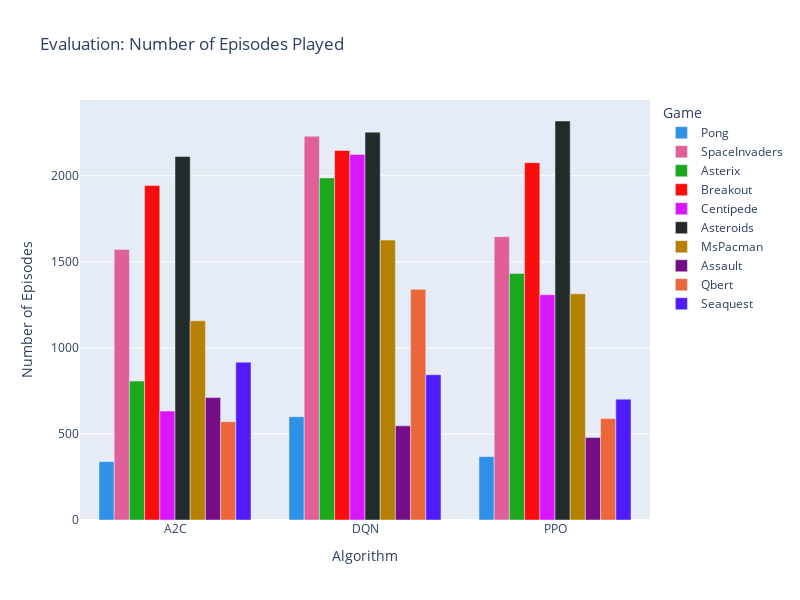

Notebook source saved alongside this figure:
### Code cell
df = n_episodes
title = "Evaluation: Number of Episodes Played"
labels = {'variable':'Game', 'algo':'Algorithm', 'value':'Number of Episodes'}

fig = px.bar(df, 
             x=df.index,
             y=df.columns,
             barmode="group",
             width=plots_shape[0],
             height=plots_shape[1],
             color_discrete_sequence=plots_colors,
             labels=labels,
             title=title)
fig.show()

### Figure 1 — Plotly figure (JSON) as saved in the notebook; plotly's stock layout.template omitted (floating-point values rounded to 4 significant figures)
{"data": [{"alignmentgroup": "True", "hovertemplate": "Game=Pong<br>Algorithm=%{x}<br>Number of Episodes=%{y}<extra></extra>", "legendgroup": "Pong", "marker": {"color": "#2E91E5", "pattern": {"shape": ""}}, "name": "Pong", "offsetgroup": "Pong", "orientation": "v", "showlegend": true, "textposition": "auto", "type": "bar", "x": ["A2C", "DQN", "PPO"], "xaxis": "x", "y": [339, 600, 368], "yaxis": "y"}, {"alignmentgroup": "True", "hovertemplate": "Game=SpaceInvaders<br>Algorithm=%{x}<br>Number of Episodes=%{y}<extra></extra>", "legendgroup": "SpaceInvaders", "marker": {"color": "#E15F99", "pattern": {"shape": ""}}, "name": "SpaceInvaders", "offsetgroup": "SpaceInvaders", "orientation": "v", "showlegend": true, "textposition": "auto", "type": "bar", "x": ["A2C", "DQN", "PPO"], "xaxis": "x", "y": [1572, 2229, 1646], "yaxis": "y"}, {"alignmentgroup": "True", "hovertemplate": "Game=Asterix<br>Algorithm=%{x}<br>Number of Episodes=%{y}<extra></extra>", "legendgroup": "Asterix", "marker": {"color": "#1CA71C", "pattern": {"shape": ""}}, "name": "Asterix", "offsetgroup": "Asterix", "orientation": "v", "showlegend": true, "textposition": "auto", "type": "bar", "x": ["A2C", "DQN", "PPO"], "xaxis": "x", "y": [807, 1987, 1432], "yaxis": "y"}, {"alignmentgroup": "True", "hovertemplate": "Game=Breakout<br>Algorithm=%{x}<br>Number of Episodes=%{y}<extra></extra>", "legendgroup": "Breakout", "marker": {"color": "#FB0D0D", "pattern": {"shape": ""}}, "name": "Breakout", "offsetgroup": "Breakout", "orientation": "v", "showlegend": true, "textposition": "auto", "type": "bar", "x": ["A2C", "DQN", "PPO"], "xaxis": "x", "y": [1943, 2147, 2076], "yaxis": "y"}, {"alignmentgroup": "True", "hovertemplate": "Game=Centipede<br>Algorithm=%{x}<br>Number of Episodes=%{y}<extra></extra>", "legendgroup": "Centipede", "marker": {"color": "#DA16FF", "pattern": {"shape": ""}}, "name": "Centipede", "offsetgroup": "Centipede", "orientation": "v", "showlegend": true, "textposition": "auto", "type": "bar", "x": ["A2C", "DQN", "PPO"], "xaxis": "x", "y": [633, 2124, 1309], "yaxis": "y"}, {"alignmentgroup": "True", "hovertemplate": "Game=Asteroids<br>Algorithm=%{x}<br>Number of Episodes=%{y}<extra></extra>", "legendgroup": "Asteroids", "marker": {"color": "#222A2A", "pattern": {"shape": ""}}, "name": "Asteroids", "offsetgroup": "Asteroids", "orientation": "v", "showlegend": true, "textposition": "auto", "type": "bar", "x": ["A2C", "DQN", "PPO"], "xaxis": "x", "y": [2112, 2253, 2318], "yaxis": "y"}, {"alignmentgroup": "True", "hovertemplate": "Game=MsPacman<br>Algorithm=%{x}<br>Number of Episodes=%{y}<extra></extra>", "legendgroup": "MsPacman", "marker": {"color": "#B68100", "pattern": {"shape": ""}}, "name": "MsPacman", "offsetgroup": "MsPacman", "orientation": "v", "showlegend": true, "textposition": "auto", "type": "bar", "x": ["A2C", "DQN", "PPO"], "xaxis": "x", "y": [1157, 1626, 1314], "yaxis": "y"}, {"alignmentgroup": "True", "hovertemplate": "Game=Assault<br>Algorithm=%{x}<br>Number of Episodes=%{y}<extra></extra>", "legendgroup": "Assault", "marker": {"color": "#750D86", "pattern": {"shape": ""}}, "name": "Assault", "offsetgroup": "Assault", "orientation": "v", "showlegend": true, "textposition": "auto", "type": "bar", "x": ["A2C", "DQN", "PPO"], "xaxis": "x", "y": [711, 547, 479], "yaxis": "y"}, {"alignmentgroup": "True", "hovertemplate": "Game=Qbert<br>Algorithm=%{x}<br>Number of Episodes=%{y}<extra></extra>", "legendgroup": "Qbert", "marker": {"color": "#EB663B", "pattern": {"shape": ""}}, "name": "Qbert", "offsetgroup": "Qbert", "orientation": "v", "showlegend": true, "textposition": "auto", "type": "bar", "x": ["A2C", "DQN", "PPO"], "xaxis": "x", "y": [571, 1340, 590], "yaxis": "y"}, {"alignmentgroup": "True", "hovertemplate": "Game=Seaquest<br>Algorithm=%{x}<br>Number of Episodes=%{y}<extra></extra>", "legendgroup": "Seaquest", "marker": {"color": "#511CFB", "pattern": {"shape": ""}}, "name": "Seaquest", "offsetgroup": "Seaquest", "orientation": "v", "showlegend": true, "textposition": "auto", "type": "bar", "x": ["A2C", "DQN", "PPO"], "xaxis": "x", "y": [917, 844, 702], "yaxis": "y"}], "layout": {"barmode": "group", "height": 600, "legend": {"title": {"text": "Game"}, "tracegroupgap": 0}, "title": {"text": "Evaluation: Number of Episodes Played"}, "width": 800, "xaxis": {"anchor": "y", "domain": [0, 1], "title": {"text": "Algorithm"}}, "yaxis": {"anchor": "x", "domain": [0, 1], "title": {"text": "Number of Episodes"}}}}
